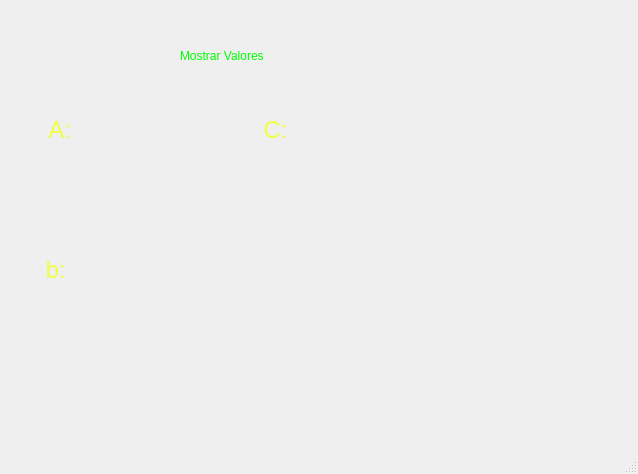
<?xml version="1.0" encoding="UTF-8"?>
<ui version="4.0">
 <class>MainWindow</class>
 <widget class="QMainWindow" name="MainWindow">
  <property name="enabled">
   <bool>true</bool>
  </property>
  <property name="geometry">
   <rect>
    <x>0</x>
    <y>0</y>
    <width>638</width>
    <height>474</height>
   </rect>
  </property>
  <property name="minimumSize">
   <size>
    <width>484</width>
    <height>0</height>
   </size>
  </property>
  <property name="maximumSize">
   <size>
    <width>638</width>
    <height>474</height>
   </size>
  </property>
  <property name="cursor">
   <cursorShape>ArrowCursor</cursorShape>
  </property>
  <property name="mouseTracking">
   <bool>true</bool>
  </property>
  <property name="windowTitle">
   <string>MainWindow</string>
  </property>
  <property name="styleSheet">
   <string notr="true">QWidget#centralwidget{
	background-color: qlineargradient(spread:pad, x1:0, y1:0, x2:1, y2:1, stop:0 		rgba(91, 91, 91, 255), stop:1 rgba(118, 118, 118, 255));
}
</string>
  </property>
  <widget class="QWidget" name="centralwidget">
   <widget class="QLabel" name="titulo">
    <property name="geometry">
     <rect>
      <x>180</x>
      <y>40</y>
      <width>271</width>
      <height>31</height>
     </rect>
    </property>
    <property name="cursor">
     <cursorShape>ArrowCursor</cursorShape>
    </property>
    <property name="styleSheet">
     <string notr="true">font: 75 20pt &quot;Bahnschrift&quot;;
color: rgb(0, 255, 0);</string>
    </property>
    <property name="text">
     <string>Mostrar Valores</string>
    </property>
   </widget>
   <widget class="QLabel" name="label">
    <property name="geometry">
     <rect>
      <x>-160</x>
      <y>110</y>
      <width>231</width>
      <height>40</height>
     </rect>
    </property>
    <property name="styleSheet">
     <string notr="true">font: 87 10pt &quot;Arial Black&quot;;
color: #F0FF42;</string>
    </property>
    <property name="text">
     <string>&lt;html&gt;&lt;head/&gt;&lt;body&gt;&lt;p align=&quot;right&quot;&gt;&lt;span style=&quot; font-size:18pt;&quot;&gt;A:&lt;/span&gt;&lt;/p&gt;&lt;/body&gt;&lt;/html&gt;</string>
    </property>
   </widget>
   <widget class="QLabel" name="espacioMatrizA">
    <property name="geometry">
     <rect>
      <x>90</x>
      <y>90</y>
      <width>101</width>
      <height>91</height>
     </rect>
    </property>
    <property name="styleSheet">
     <string notr="true">font: 12pt &quot;MS Shell Dlg 2&quot;;</string>
    </property>
    <property name="text">
     <string/>
    </property>
   </widget>
   <widget class="QLabel" name="label_2">
    <property name="geometry">
     <rect>
      <x>40</x>
      <y>250</y>
      <width>31</width>
      <height>40</height>
     </rect>
    </property>
    <property name="styleSheet">
     <string notr="true">font: 87 10pt &quot;Arial Black&quot;;
color: #F0FF42;</string>
    </property>
    <property name="text">
     <string>&lt;html&gt;&lt;head/&gt;&lt;body&gt;&lt;p align=&quot;center&quot;&gt;&lt;span style=&quot; font-size:18pt;&quot;&gt;b:&lt;/span&gt;&lt;/p&gt;&lt;/body&gt;&lt;/html&gt;</string>
    </property>
   </widget>
   <widget class="QLabel" name="espacioVectorCoeficientes">
    <property name="geometry">
     <rect>
      <x>80</x>
      <y>240</y>
      <width>31</width>
      <height>71</height>
     </rect>
    </property>
    <property name="styleSheet">
     <string notr="true">font: 12pt &quot;MS Shell Dlg 2&quot;;</string>
    </property>
    <property name="text">
     <string/>
    </property>
   </widget>
   <widget class="QLabel" name="label_3">
    <property name="geometry">
     <rect>
      <x>260</x>
      <y>110</y>
      <width>31</width>
      <height>40</height>
     </rect>
    </property>
    <property name="styleSheet">
     <string notr="true">font: 87 10pt &quot;Arial Black&quot;;
color: #F0FF42;</string>
    </property>
    <property name="text">
     <string>&lt;html&gt;&lt;head/&gt;&lt;body&gt;&lt;p align=&quot;center&quot;&gt;&lt;span style=&quot; font-size:18pt;&quot;&gt;C:&lt;/span&gt;&lt;/p&gt;&lt;/body&gt;&lt;/html&gt;</string>
    </property>
   </widget>
   <widget class="QLabel" name="espacioVectorCostos">
    <property name="geometry">
     <rect>
      <x>300</x>
      <y>90</y>
      <width>61</width>
      <height>131</height>
     </rect>
    </property>
    <property name="styleSheet">
     <string notr="true">font: 12pt &quot;MS Shell Dlg 2&quot;;</string>
    </property>
    <property name="text">
     <string/>
    </property>
   </widget>
  </widget>
  <widget class="QMenuBar" name="menubar">
   <property name="geometry">
    <rect>
     <x>0</x>
     <y>0</y>
     <width>638</width>
     <height>21</height>
    </rect>
   </property>
  </widget>
  <widget class="QStatusBar" name="statusbar"/>
 </widget>
 <resources>
  <include location="resorces.qrc"/>
 </resources>
 <connections/>
</ui>
